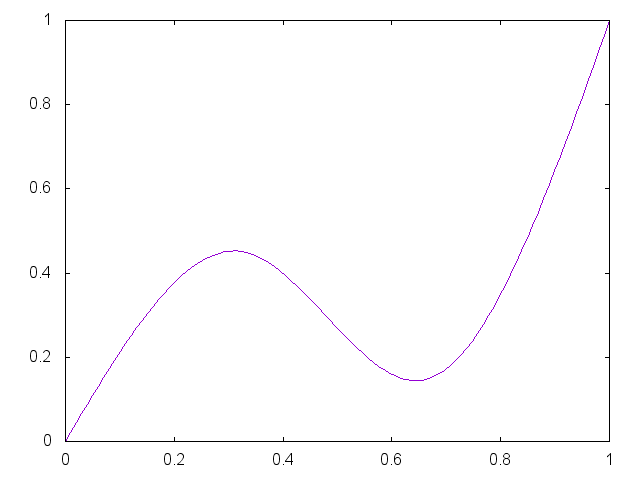

Write the gnuplot code that produced this figure.


set term png

set output "generate/static/generate/csplines-0.45-0.15.png"
plot '-' smooth csplines notitle
0 0
0.33 0.45
0.67 0.15 
1 1
e

reset;
